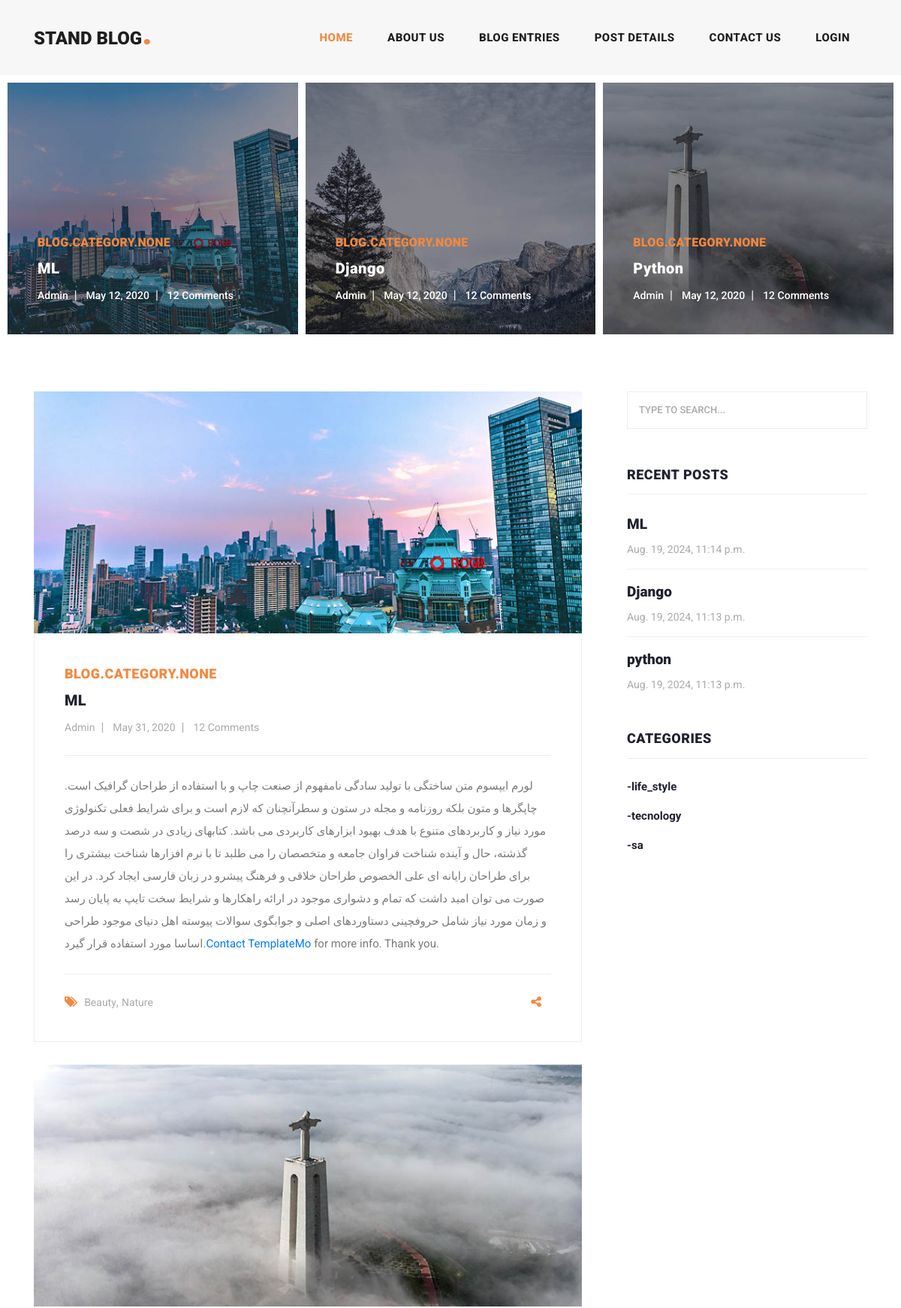
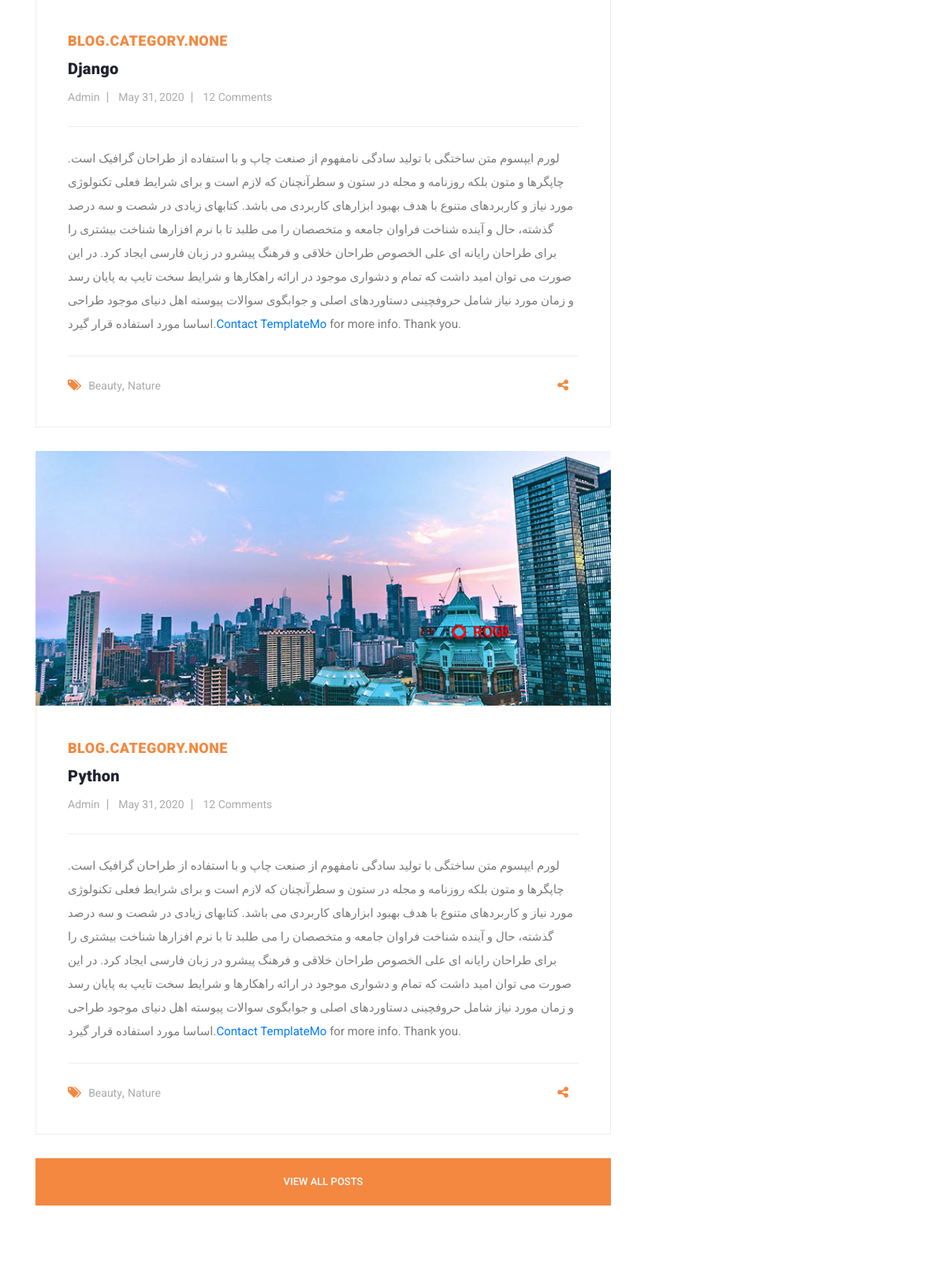
Screenshot of /blog/ (upper part) with the database file from the repository (2 pictures, top to bottom).
### blog/models.py (models this page shows, shortened)
class Article(models.Model):
    title = models.CharField(max_length=20, help_text="It should be unique")
    text = models.TextField()
    image = models.ImageField(upload_to='article/image')
    category = models.ManyToManyField(Category, related_name='articles')
    banner = models.ImageField(upload_to='article/banner', help_text='best size for banner:770x340')
    status = models.BooleanField(default=False)
    slug = models.SlugField(null=True, unique=True, blank=True, default=1)
    created = models.DateTimeField(auto_now_add=True)
    updated = models.DateTimeField(auto_now=True)
    class Meta:
        ordering = ['-created']
    def get_absolute_url(self):
        return reverse('blog:detail', kwargs={"slug": self.slug})

class Category(models.Model):
    title = models.CharField(max_length=15)

### blog/views.py (the view)
# urls.py: path('' , index , name='home'),
def index(request):
    article = Article.objects.filter(status=True)
    article_ordring = Article.objects.all()[:3]
    return render(request , 'blog/index.html' , {'objects':article , 'article_ordring':article_ordring })

### context_processor/context_processor.py (called while the page is built)
def recent_article(request):
    recent = Article.objects.order_by('-created')
    return {'recent':recent}

def article_category(request):
    category = Category.objects.all()
    return {'category':category}

### blog/templates/blog/index.html (shortened to what this page needs)
{% extends 'base.html' %}
{% load static %}
{% load social_share %}
{% block content %}
<body>
    <div class="main-banner header-text">
        <div class="container-fluid">
            <div class="owl-banner owl-carousel">
                {% for object in objects %}
                    <div class="item">
                        <img src="{{ object.image.url }}" alt="">
                        <div class="item-content">
                            <div class="main-content">
                                <div class="meta-category">
                                    <span>{{ object.category }}</span>
                                </div>
                                <a href="{{ object.get_absolute_url }}"><h4>{{ object.title }}</h4></a>
                                <ul class="post-info">
                                    <li><a href="#">Admin</a></li>
                                    <li><a href="#">May 12, 2020</a></li>
                                    <li><a href="#">12 Comments</a></li>
                                </ul>
                            </div>
                        </div>
                    </div>
                {% endfor %}
            </div>
        </div>
    </div>
    <section class="blog-posts">
        <div class="container">
            <div class="row">
                <div class="col-lg-8">
                    <div class="all-blog-posts">
                        <div class="row">
                            {% for object in article_ordring %}
                                <div class="col-lg-12">
                                    <div class="blog-post">
                                        <div class="blog-thumb">
                                            <img src="{{ object.banner.url }}" alt="">
                                        </div>
                                        <div class="down-content">
                                            <span>{{ object.category }}</span>
                                            <a href="{{object.get_absolute_url}}"><h4>{{ object.title }}</h4></a>
                                            <ul class="post-info">
                                                <li><a href="#">Admin</a></li>
                                                <li><a href="#">May 31, 2020</a></li>
                                                <li><a href="#">12 Comments</a></li>
                                            </ul>
                                            <p>{{ object.text }}<a rel="nofollow" href="https://templatemo.com/contact"
                                                                   target="_parent">Contact TemplateMo</a> for more
                                                info. Thank you.</p>
                                            <div class="post-options">
                                                <div class="row">
                                                    <div class="col-6">
                                                        <ul class="post-tags">
                                                            <li><i class="fa fa-tags"></i></li>
                                                            <li><a href="#">Beauty</a>,</li>
                                                            <li><a href="#">Nature</a></li>
                                                        </ul>
                                                    </div>
                                                    <div class="col-6">
                                                        <ul class="post-share">
                                                            <li><i class="fa fa-share-alt"></i></li>
                                                        </ul>
                                                    </div>
                                                </div>
                                            </div>
                                        </div>
                                    </div>
                                </div>
                            {% endfor %}
                            <div class="col-lg-12">
                                <div class="main-button">
                                    <a href="{% url 'blog:articles' %}">View All Posts</a>
                                </div>
                            </div>
                        </div>
                    </div>
                </div>
                {% include 'includes/sidebar.html' %}
            </div>
        </div>
    </section>
{% endblock content %}

### templates/includes/sidebar.html (shortened to what this page needs)
{% load static %}
<div class="col-lg-4">
    <div class="sidebar">
        <div class="row">
            <div class="col-lg-12">
                <div class="sidebar-item search">
                    <form id="search_form" name="gs" method="GET" action="#">
                        <input type="text" name="q" class="searchText" placeholder="type to search..."
                               autocomplete="on">
                    </form>
                </div>
            </div>
            <div class="col-lg-12">
                <div class="sidebar-item recent-posts">
                    <div class="sidebar-heading">
                        <h2>Recent Posts</h2>
                    </div>
                    <div class="content">
                        <ul>
                            {% for article in recent %}
                                <li><a href="{{ article.get_absolute_url }}">
                                    <h5>{{ article.title }}</h5>
                                    <span>{{ article.created }}</span>
                                </a></li>
                            {% endfor %}
                        </ul>
                    </div>
                </div>
            </div>
            <div class="col-lg-12">
                <div class="sidebar-item categories">
                    <div class="sidebar-heading">
                        <h2>Categories</h2>
                    </div>
                    <div class="content">
                        <ul>
                            {% for object in category %}
                                <li><a href="{% url 'blog:category' object.id%}">-{{ object.title }}</a></li>
                            {% endfor %}
                        </ul>
                    </div>
                </div>
            </div>
            <div class="col-lg-12">
            </div>
        </div>
    </div>
</div>

### rows the page displays
Article: image (picture), category "BLOG.CATEGORY.NONE", title "ML", banner (picture), text "لورم ایپسوم متن ساختگی با تولید سادگی نامفهوم از صنعت چاپ و با استفاده از طراحان گرافیک است. چاپگرها و متون بلکه روزنامه و مجله در ستون و سطرآنچنان که لازم است و برای شرایط فعلی تکنولوژی مورد نیاز و کاربردهای متنوع با هدف بهبود ابزارهای کاربردی می باشد. کتابهای زیادی در شصت و سه درصد گذشته، حال و آینده شناخت فراوان جامعه و متخصصان را می طلبد تا با نرم افزارها شناخت بیشتری را برای طراحان رایانه ای علی الخصوص طراحان خلاقی و فرهنگ پیشرو در زبان فارسی ایجاد کرد. در این صورت می توان امید داشت که تمام و دشواری موجود در ارائه راهکارها و شرایط سخت تایپ به پایان رسد و زمان مورد نیاز شامل حروفچینی دستاوردهای اصلی و جوابگوی سوالات پیوسته اهل دنیای موجود طراحی اساسا مورد استفاده قرار گیرد.", created "Aug. 19, 2024, 11:14 p.m."
Article: image (picture), category "BLOG.CATEGORY.NONE", title "Django", banner (picture), text "لورم ایپسوم متن ساختگی با تولید سادگی نامفهوم از صنعت چاپ و با استفاده از طراحان گرافیک است. چاپگرها و متون بلکه روزنامه و مجله در ستون و سطرآنچنان که لازم است و برای شرایط فعلی تکنولوژی مورد نیاز و کاربردهای متنوع با هدف بهبود ابزارهای کاربردی می باشد. کتابهای زیادی در شصت و سه درصد گذشته، حال و آینده شناخت فراوان جامعه و متخصصان را می طلبد تا با نرم افزارها شناخت بیشتری را برای طراحان رایانه ای علی الخصوص طراحان خلاقی و فرهنگ پیشرو در زبان فارسی ایجاد کرد. در این صورت می توان امید داشت که تمام و دشواری موجود در ارائه راهکارها و شرایط سخت تایپ به پایان رسد و زمان مورد نیاز شامل حروفچینی دستاوردهای اصلی و جوابگوی سوالات پیوسته اهل دنیای موجود طراحی اساسا مورد استفاده قرار گیرد.", created "Aug. 19, 2024, 11:13 p.m."
Article: image (picture), category "BLOG.CATEGORY.NONE", title "Python", banner (picture), text "لورم ایپسوم متن ساختگی با تولید سادگی نامفهوم از صنعت چاپ و با استفاده از طراحان گرافیک است. چاپگرها و متون بلکه روزنامه و مجله در ستون و سطرآنچنان که لازم است و برای شرایط فعلی تکنولوژی مورد نیاز و کاربردهای متنوع با هدف بهبود ابزارهای کاربردی می باشد. کتابهای زیادی در شصت و سه درصد گذشته، حال و آینده شناخت فراوان جامعه و متخصصان را می طلبد تا با نرم افزارها شناخت بیشتری را برای طراحان رایانه ای علی الخصوص طراحان خلاقی و فرهنگ پیشرو در زبان فارسی ایجاد کرد. در این صورت می توان امید داشت که تمام و دشواری موجود در ارائه راهکارها و شرایط سخت تایپ به پایان رسد و زمان مورد نیاز شامل حروفچینی دستاوردهای اصلی و جوابگوی سوالات پیوسته اهل دنیای موجود طراحی اساسا مورد استفاده قرار گیرد.", title "python", created "Aug. 19, 2024, 11:13 p.m."
Category: title "life_style"
Category: title "tecnology"
Category: title "sa"
